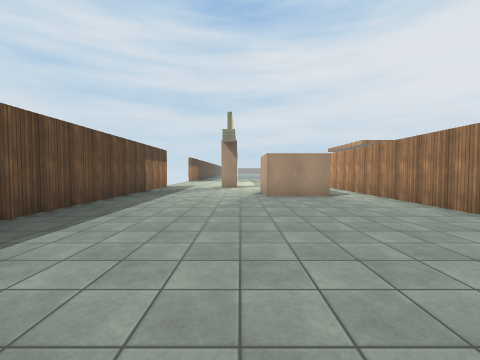
View 1 (above)

19 first-person views from a walk through a Unity game level. The camera is 1.5 m above the floor, tilts 2° down and sees 90° across. The floor is counted in squares, 2 m on a side. Each view is taken from the middle of a square. On the plan, view 1 faces up. The plan holds only what a view shows up to about 9 squares ahead; the rest is blank. The place goes on beyond the plan. The player character is not drawn. Surface patterns are stand-ins for the level's own textures.

View 2
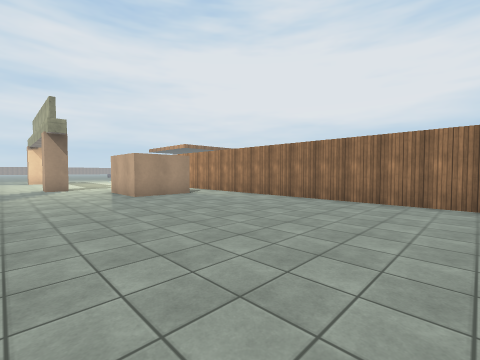

View 3
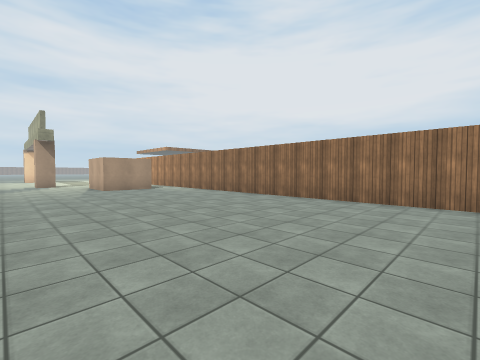

View 4
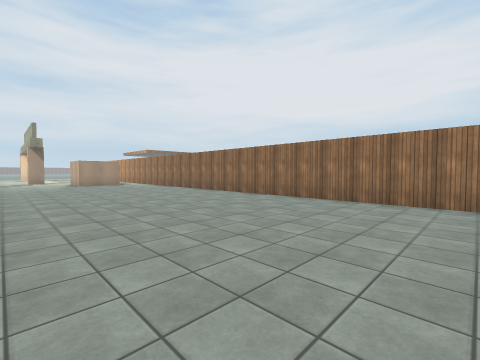

View 5
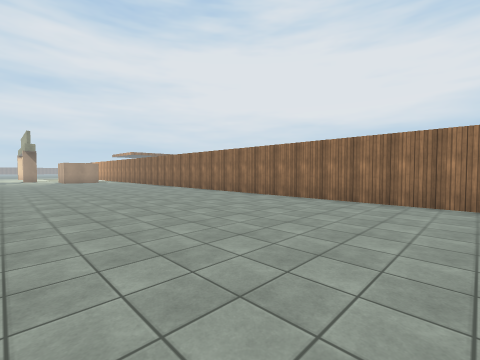

View 6
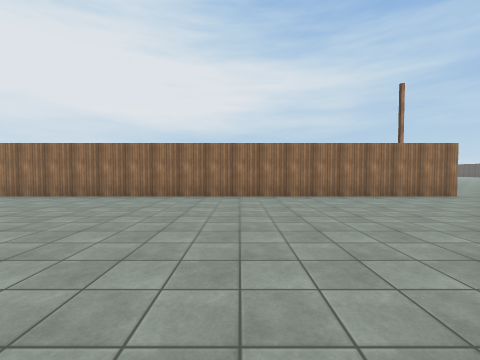

View 7
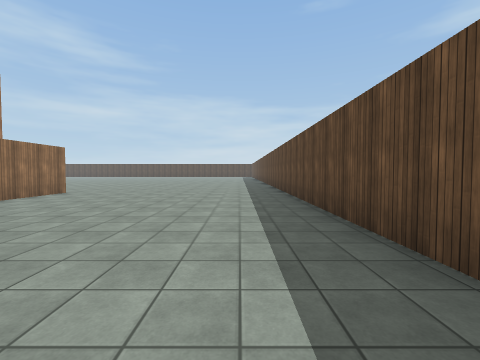

View 8
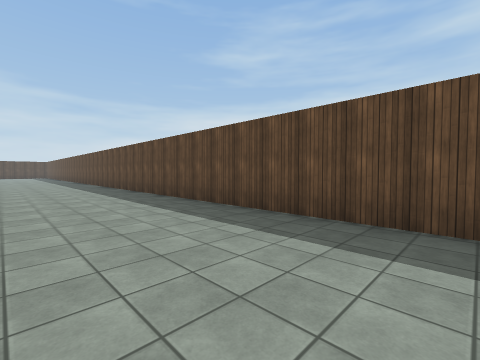

View 9
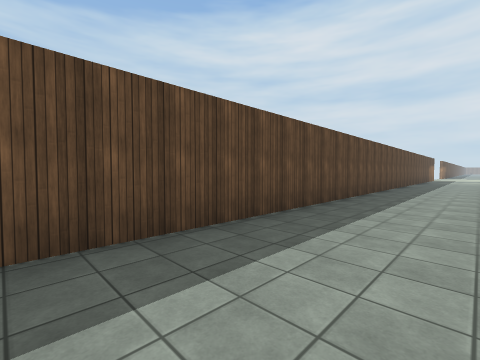

View 10
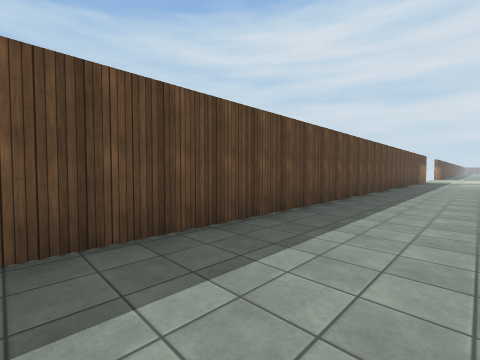

View 11
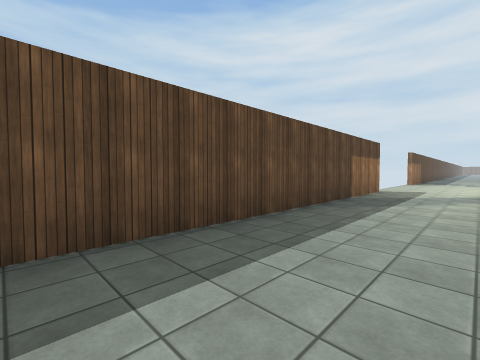

View 12
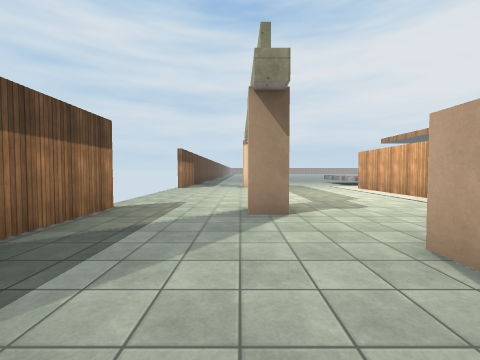

View 13
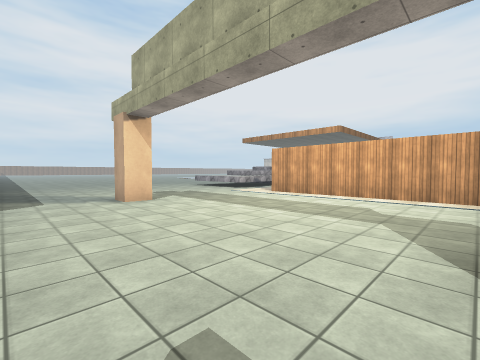

View 14
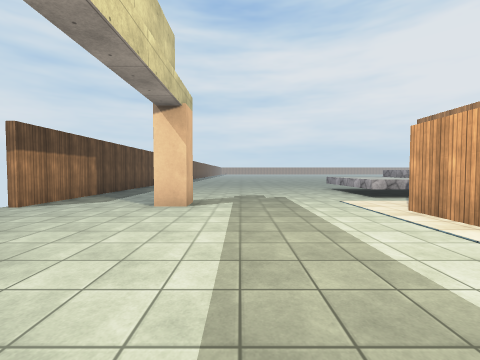

View 15
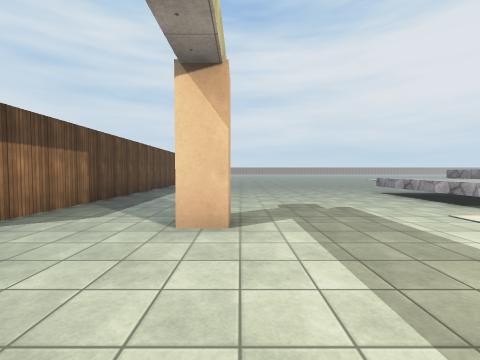

View 16
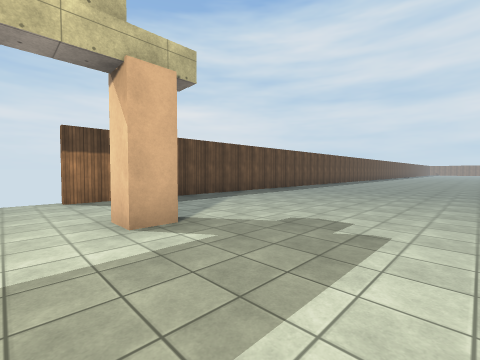

View 17
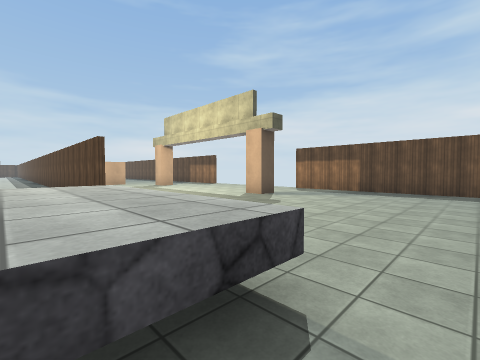

View 18
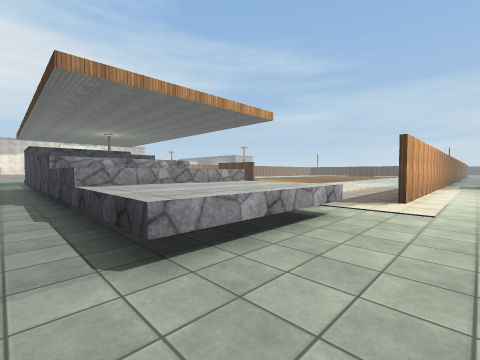

View 19
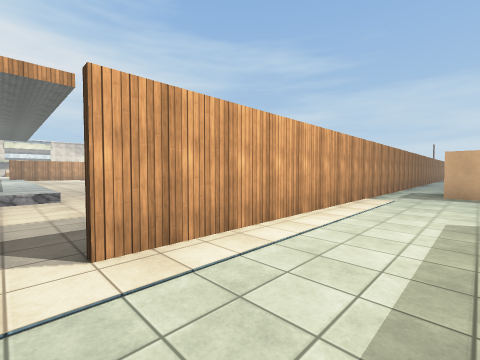

### Floor plan
Points are (right, up) in squares from view 1. A wall is a line through its corners. A room is listed if a view was taken in it or the views show most of it. See-through windows are left out.
Room 1 (views 1, 2, 3, 4, 5, 6, 7, 8, 9, 10, 11, 12, 13, 14, 15, 16, 17, 18, 19)
walls: (2.8, 7.2) (0.8, 7.2) (0.8, 9.4); (1.9, 9.3) (2.8, 9.3); (-0.1, 11.1) (-0.9, 11.1); (-3.6, 12.1) (-3.6, -19.5); (-0.1, 18.1) (-0.8, 18.1) (-0.8, 18.9) (-0.1, 18.9) (-0.1, 18.1); (4.7, 19.7) (4.7, 23.3) (6.4, 23.3); (7.1, 19.6) (7.1, 23.2); (-3.6, 24.1) (-3.6, 18); (4.2, -19.5) (4.2, 17.5)
low walls: (5.8, 19.7) (4.7, 19.7)
ways out: opening at (5.5, 18.5); opening at (7, 24); gap at (-4, 12); gap at (-4, 18)

Where each view was taken, in squares from view 1:
view 1: 0 up, 0 right, facing up
view 2: 0 up, 2 left, facing up-right
view 3: 3 down, 2 left, facing up-right
view 4: 7 down, 2 left, facing up-right
view 5: 11 down, 2 left, facing up-right
view 6: 13 down, 3 left, facing right
view 7: 11 down, 2 left, facing down
view 8: 11 down, 0 right, facing down-left
view 9: 13 down, 1 left, facing up-left
view 10: 9 down, 1 left, facing up-left
view 11: 2 up, 1 left, facing up-left
view 12: 7 up, 1 left, facing up
view 13: 12 up, 3 left, facing up-right
view 14: 13 up, 1 right, facing up
view 15: 15 up, 0 right, facing up
view 16: 17 up, 3 right, facing up-left
view 17: 24 up, 6 right, facing down-left
view 18: 24 up, 3 right, facing down-right
view 19: 18 up, 2 right, facing down-right
